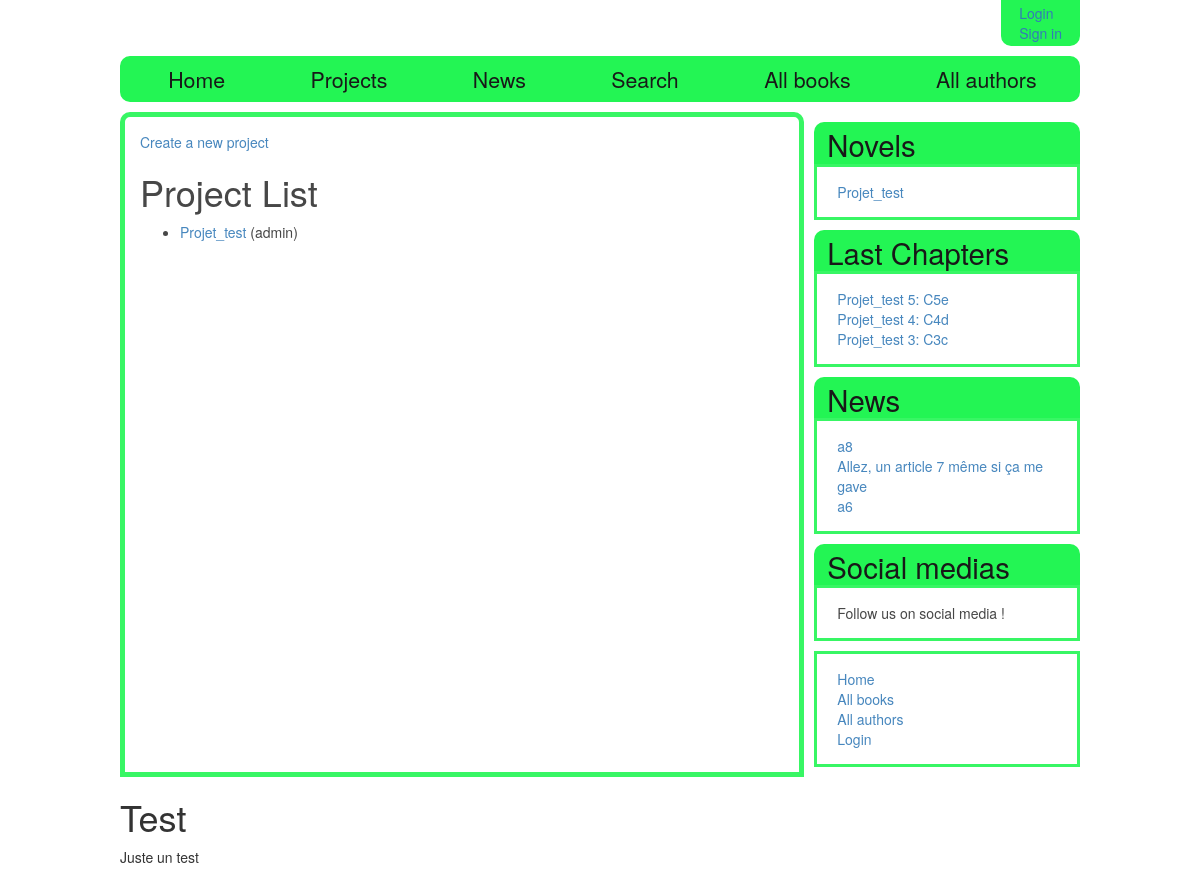
Before: /charasite/projects/ with the older database file.
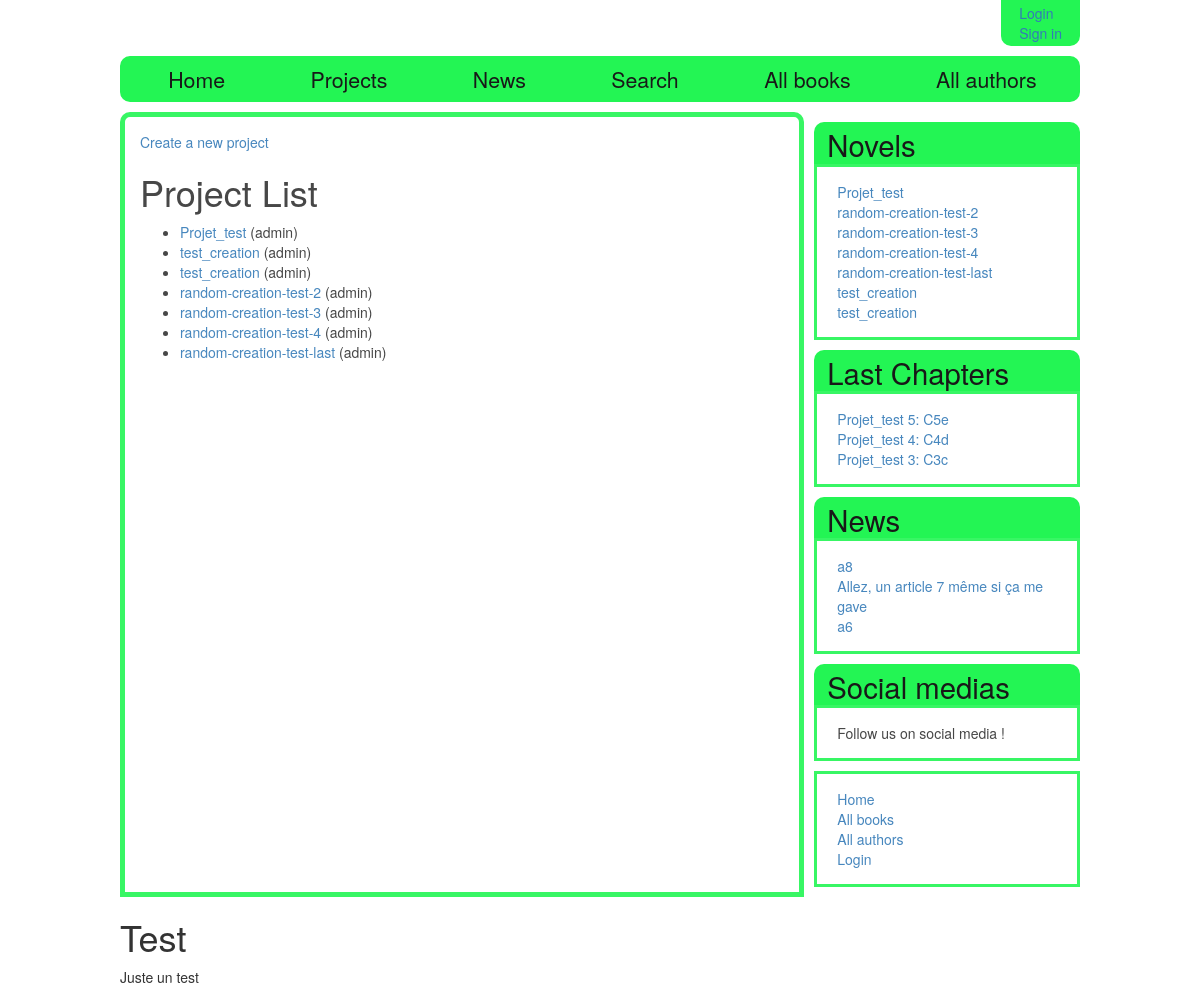
After: the same page with the newer database file.
### charasite/models.py (models this page shows, shortened)
class Project(models.Model):
    name = models.CharField(max_length=200, help_text="Enter the name of your project")
    date_start = models.DateTimeField(auto_now_add = True)
    description = models.TextField(max_length=1000, null = True, blank = True, help_text="Enter a brief description of the project")
    is_public = models.BooleanField(help_text='Do you want the project to be referenced ?')
    owner = models.ForeignKey(User, on_delete=models.CASCADE)
    genre = models.ManyToManyField(Genre, help_text="Select a genre for this book")
    is_published = models.BooleanField(blank = True)
    def get_absolute_url(self):
        return reverse('project_detail', args=[str(self.id)])

class Chapter(models.Model):
    project = models.ForeignKey('Project', on_delete = models.CASCADE)
    repository = models.ForeignKey('Repository', on_delete = models.CASCADE)
    number = models.IntegerField(help_text = 'Number of the chapter')
    title = models.CharField(max_length=200, help_text="Enter the title of this chapter")
    prevChapter = models.ForeignKey('Chapter', null = True, blank = True, on_delete = models.SET_NULL, help_text="The previous chapter")
    summary = models.TextField(max_length=1000, null = True, blank = True, help_text="Enter a brief summary for this chapter")
    content = models.TextField(max_length=200000, null = True, blank = True, help_text="Your chapter")
    date_of_creation = models.DateTimeField(auto_now_add = True)
    date_of_last_edit = models.DateTimeField(auto_now = True)
    is_published = models.BooleanField(blank=True, default=False)
    def get_absolute_url(self):
        return reverse('chapter_detail', args=[str(self.id)])
    class Meta:
        ordering =['number']

class Article(models.Model):
    title = models.CharField(max_length=200, help_text="Enter the title of this article")
    writer = models.ForeignKey(User, on_delete = models.CASCADE)
    prevArticle = models.ForeignKey('Article', null = True, blank = True, on_delete = models.SET_NULL, help_text="The previous article")
    summary = models.TextField(max_length=1000, null = True, blank = True, help_text="Enter a brief summary for this article")
    content = models.TextField(max_length=200000, null = True, blank = True, help_text="Your article")
    date_of_creation = models.DateTimeField(auto_now_add = True)
    date_of_last_edit = models.DateTimeField(auto_now = True)
    is_published = models.BooleanField(blank=True, default=False)
    def get_absolute_url(self):
        return reverse('article_detail', args=[str(self.id)])
    class Meta:
        ordering = ['-date_of_last_edit']

### charasite/views.py (the view)
class ProjectListView(generic.ListView):
    model = Project
    paginate_by = 10
    def get_queryset(self):
        return Project.objects.filter(is_published=True)

### charasite/context_processors.py (called while the page is built)
def listproj_context_processor(request):
    return {
        'listproj': Project.objects.filter(is_published=True).order_by('name'),
    }

def listnewchapter_context_processor(request):
    return {
        'listnewchap': Chapter.objects.filter(is_published=True).order_by('-date_of_last_edit')[:3],
    }

def listnewarticle_context_processor(request):
    return {
        'listnewarticle': Article.objects.filter(is_published=True).order_by('-date_of_last_edit')[:3],
    }

### charasite/templates/charasite/project_list.html
{% extends "basic_generic_readingspacev2.html" %}
{% block content %}
    <a href="create">Create a new project</a>
    <h1>Project List</h1>
    {% if project_list %}
    <ul>
      {% for project in project_list %}
      <li>
        <a href="{{ project.get_absolute_url }}">{{ project.name }}</a> ({{project.owner}})
      </li>
      {% endfor %}
    </ul>
    {% else %}
      <p>There are no project available.</p>
    {% endif %}
{% endblock %}

### charasite/templates/basic_generic_readingspacev2.html (shortened to what this page needs)
<!DOCTYPE html>
<html lang="en">
<head>
  <link rel="stylesheet" href="https://maxcdn.bootstrapcdn.com/bootstrap/3.3.7/css/bootstrap.min.css">
  {% load static %}
  <link rel="stylesheet" href="{% static 'css/styles.css' %}">
</head>
<body>
  <div class="entire_page">
  <header>
	<section class = "userid">
	  <ul>
	  {% if user.is_authenticated %}
        <li>User: {{ user.get_username }}</li>
	    <li><a href="{% url 'logout'%}?next={{request.path}}">Logout</a></li>
	  {% else %}
	    <li><a href="{% url 'login'%}?next={{request.path}}">Login</a></li>
		<li><a href="#">Sign in</a></li>
	  {% endif %}
	</section>
  </header>
  <nav>
	{% block navigation%}
    <ul>
	  <li><a href="{% url 'index' %}">Home</a></li>
	  <li><a href="{% url 'projects' %}">Projects</a></li>
	  <li><a href="{% url 'articles' %}">News</a></li>
      <li><a href="{% url 'searchpage' %}">Search</a></li>
	  <li><a href="{% url 'books' %}">All books</a></li>
	  <li><a href="">All authors</a></li>
	</ul>
	{% endblock%}
  </nav>
  <div class="main_page">
      <div class="content_block">
        {% block content %}{% endblock %}
      </div>
	  <div class="sidebar_objects">
        {% block sidebar %}
		<div class="sidebar_list_project">
		  {% block side_list_chapter %}
		    <h1><a href="{% url 'projects' %}">Novels</a></h1>
			<ul>
			{% for project in listproj %}
			  <li><a href="{{ project.get_absolute_url }}">{{ project.name }}</a></li>
			{% empty %}
			  <li>Sorry, no novels available in your country</li>
			{% endfor %}
			</ul>
		  {% endblock %}
		</div>
		<div class="sidebar_list_new_chapter">
		  {% block side_list_new_chapter %}
			<h1>Last Chapters</h1>
			<ul>
			  {% for chapter in listnewchap %}
			    <li><a href="{{ chapter.get_absolute_url }}">{{ chapter.project.name }} {{ chapter.number }}: {{ chapter.title }}</a></li>
			  {% empty %}
			    <li>Sorry, no new chapters available in your country</li>
			  {% endfor %}
			</ul>
		  {% endblock %}
		</div>
		<div class="sidebar_list_new_article">
		  {% block side_list_new_article %}
			<h1><a href="{% url 'articles' %}">News</a></h1>
			<ul>
			  {% for article in listnewarticle %}
			    <li><a href="{{ article.get_absolute_url }}">{{ article.title }}</a></li>
			  {% empty %}
			    <li>Sorry, no news for the moment !</li>
			  {% endfor %}
			</ul>
		  {% endblock %}
		</div>
		<div class="social_media">
		  <h1>Social medias</h1>
		  <p>Follow us on social media !</p>
		</div>
		<div class="sidebar_nav_bar">
			<ul class="sidebar-nav">
			  <li><a href="{% url 'index' %}">Home</a></li>
			  <li><a href="{% url 'books' %}">All books</a></li>
			  <li><a href="#">All authors</a></li>
			  {% if user.is_authenticated %}
				<li>User: {{ user.get_username }}</li>
				<li><a href="{% url 'my_borrowed' %}">My Borrowed</a></li>
				<li><a href="{% url 'logout'%}?next={{request.path}}">Logout</a></li>
			  {% else %}
				 <li><a href="{% url 'login'%}?next={{request.path}}">Login</a></li>
			  {% endif %}
			</ul>
		</div>
      {% endblock %}
      </div>
  </div>
  <footer>
    <div class="test_footer">
	  <h1>Test</h1>
	  <p>Juste un test</p>
	</div>
  </footer>
  </div>
</body>
</html>

Changed rows visible on the page:
added Project: name "test_creation", owner "admin"
added Project: name "test_creation", owner "admin"
added Project: name "random-creation-test-2", owner "admin"
added Project: name "random-creation-test-3", owner "admin"
added Project: name "random-creation-test-4", owner "admin"
added Project: name "random-creation-test-last", owner "admin"
